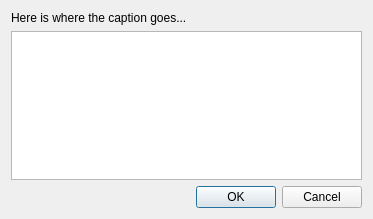
<ui version="4.0" >
 <class>stringchooserdlg</class>
 <widget class="QDialog" name="stringchooserdlg" >
  <property name="geometry" >
   <rect>
    <x>0</x>
    <y>0</y>
    <width>373</width>
    <height>219</height>
   </rect>
  </property>
  <property name="sizePolicy" >
   <sizepolicy vsizetype="Preferred" hsizetype="Minimum" >
    <horstretch>0</horstretch>
    <verstretch>0</verstretch>
   </sizepolicy>
  </property>
  <property name="windowTitle" >
   <string comment="no need to translate this string" >Dialog</string>
  </property>
  <layout class="QHBoxLayout" >
   <item>
    <layout class="QVBoxLayout" >
     <item>
      <widget class="QLabel" name="caption_label" >
       <property name="text" >
        <string comment="no need to translate this string" >Here is where the caption goes...</string>
       </property>
      </widget>
     </item>
     <item>
      <widget class="QListWidget" name="string_list" />
     </item>
     <item>
      <widget class="QDialogButtonBox" name="buttonBox" >
       <property name="orientation" >
        <enum>Qt::Horizontal</enum>
       </property>
       <property name="standardButtons" >
        <set>QDialogButtonBox::Cancel|QDialogButtonBox::NoButton|QDialogButtonBox::Ok</set>
       </property>
      </widget>
     </item>
    </layout>
   </item>
  </layout>
 </widget>
 <resources/>
 <connections>
  <connection>
   <sender>buttonBox</sender>
   <signal>accepted()</signal>
   <receiver>stringchooserdlg</receiver>
   <slot>accept()</slot>
   <hints>
    <hint type="sourcelabel" >
     <x>248</x>
     <y>254</y>
    </hint>
    <hint type="destinationlabel" >
     <x>157</x>
     <y>274</y>
    </hint>
   </hints>
  </connection>
  <connection>
   <sender>buttonBox</sender>
   <signal>rejected()</signal>
   <receiver>stringchooserdlg</receiver>
   <slot>reject()</slot>
   <hints>
    <hint type="sourcelabel" >
     <x>316</x>
     <y>260</y>
    </hint>
    <hint type="destinationlabel" >
     <x>286</x>
     <y>274</y>
    </hint>
   </hints>
  </connection>
 </connections>
</ui>
